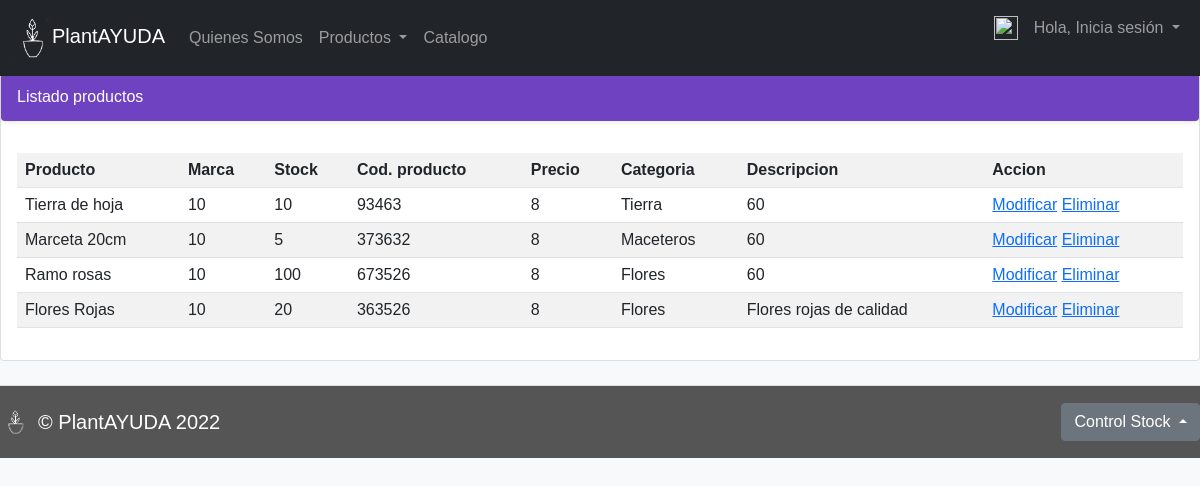
The page /listadoproductos/ on the database its author committed.
### core/models.py (models this page shows, shortened)
class Producto(models.Model):
    nombre = models.CharField(max_length=80)
    stock = models.IntegerField()
    precio = models.IntegerField()
    cod_producto = models.IntegerField()
    categoria = models.ForeignKey(Categoria, on_delete=CASCADE)
    marca = models.CharField(max_length=80)
    descripcion = models.TextField()
    imagen = models.ImageField(upload_to="articulos", null=True)

class Categoria(models.Model):
    nombre = models.CharField(max_length=80)
    def __str__(self):
        return self.nombre

### core/views.py (the view)
# urls.py: path('listadoproductos/', listadoproductos, name="listadoproductos"),
def listadoproductos(request):
    productos = Producto.objects.all()
    data = {
        'producto':productos
    }
    return render(request,'core/Inventario/listadoproductos.html', data)

### core/templates/core/Inventario/listadoproductos.html (shortened to what this page needs)
{% extends 'core/base.html' %}
{% block contenido %}
<div class="card">
    <div class="d-flex align-items-center p-3 my-3 text-white bg-purple rounded shadow-sm">
        <h1 class="h6 mb-0 text-white lh-1">Listado productos</h1>
    </div>
    <div class="card-body">
        <table class="table table-striped">
            <tr>
                <th>Producto</th>
                <th>Marca</th>
                <th>Stock</th>
                <th>Cod. producto</th>
                <th>Precio</th>
                <th>Categoria</th>
                <th>Descripcion</th>
                <th>Accion</th>
            </tr>
            {% for p in producto %}
            <tr>
                <td>{{ p.nombre }}</td>
                <td>{{ p.marca }}</td>
                <td>{{ p.stock }}</td>
                <td>{{ p.cod_producto }}</td>
                <td>{{ p.precio }}</td>
                <td>{{ p.categoria }}</td>
                <td>{{ p.descripcion}}</td>
                <td>
                    <a href="{% url 'modificarproductos' p.id %}">Modificar</a>
                    <a href="{% url 'eliminar_producto' p.id %}">Eliminar</a>
                </td>
            </tr>
            {% endfor%}
        </table>
    </div>
</div>
{% endblock %}

### core/templates/core/base.html (shortened to what this page needs)
<html id="fondo">
    <html lang="en">
        <head>
            {% load static %}
            <link rel="stylesheet" href="{% static 'core/' %}css/bootstrap.min.css" type="text/css">
            <link rel="stylesheet" href="{% static 'core/' %}js/bootstrap.bundle.min.js" type="text/css">
            <link rel="stylesheet" href="{% static 'core/' %}css/estilo.css" type="text/css">
            <link rel="stylesheet" href="{% static 'core/' %}css/carrusel.css" type="text/css">
             <link href="{% static 'core/' %}css/offcanvas.css" rel="stylesheet">
        </head>
        <body class="bg-light">
    <nav class="navbar navbar-expand-md fixed-top navbar-dark bg-dark" aria-label="Main navigation">
        <div class="container-fluid">
            <a class="navbar-brand" href="{% url 'home' %}"> <img src="{% static 'core/' %}imagen/ICONO.png" height="40">PlantAYUDA</a>
            <div class="navbar-collapse offcanvas-collapse" id="navbarsExampleDefault">
                <ul class="navbar-nav me-auto mb-2 mb-lg-0">
                    <li class="nav-item">
                        <a class="nav-link" href="{% url 'contacto' %}">Quienes Somos</a>
                    </li>
                    <li class="nav-item dropdown">
                        <a href="{% url 'productos' %}" class="nav-link dropdown-toggle" id="navbarDropdown" role="button" data-bs-toggle="dropdown" aria-expanded="false">
                            Productos
                        </a>
                    </li>
                    <li class="nav-item">
                        <a class="nav-link" href="{% url 'catalogo' %}">Catalogo</a>
                    </li>
                </ul>
                <ul>
                    <div class="navbar-collapse offcanvas-collapse" id="#navbarSideCollapse">
                        <ul class="navbar-nav me-auto mb-2 mb-lg-0">
                            <li class="nav-item">
                                <a href="#" class="nav-link text-white">
                                    <img src="{% static 'core/' %}imagen/carro.png" class="bi d-block mx-auto mb-1" width="24" height="24"><use xlink:href="#table"></use></img>
                                </a>
                            </li>
                            <li class="nav-item">
                                {% if user.is_authenticated %}
                                    <li class="nav-item dropdown">
                                        <a class="nav-link dropdown-toggle" href="#" id="navbarSupportedContent" role="button" data-bs-toggle="dropdown" aria-expanded="false">Hola, {{user.username}} </a>
                                        <ul class="dropdown-menu" aria-labelledby="navbarDropdown">
                                            <li><a href="{% url 'logout' %}" class="dropdown-item">Cerrar Sesión</a></li>
                                    </li>
                                {% else %}
                                    <li class="nav-item dropdown">
                                        <a href="#" class="nav-link dropdown-toggle" id="navbarDropdown" role="button" data-bs-toggle="dropdown" aria-expanded="false">
                                            Hola, Inicia sesión
                                        </a>
                                    </li>
                                {% endif %}
                            </li>
                        </ul>
                    </div>
                </ul>
            </div>
        </div>
    </nav>
            <div id="principal">
                {% block contenido  %}
                {% endblock contenido  %}
            </div>
            <div class="menu-footer-menu-container">
                <footer class="d-flex flex-wrap justify-content-between align-items-center py-3 my-4 border-top">
                    <div class="col-md-4 d-flex align-items-center">
                        <a href="/" class="mb-3 me-2 mb-md-0 text-muted text-decoration-none lh-1">
                            <img src="{% static 'core/' %}imagen/ICONO.png" class="bi" width="30" height="24"></img>
                        </a>
                        <span class="navbar-brand">  © PlantAYUDA 2022</span>
                    </div>
                    <div class="btn-group dropup">
                        <button type="button" class="btn btn-secondary dropdown-toggle" data-bs-toggle="dropdown" aria-expanded="false">
                          Control Stock
                        </button>
                    </div>
                </footer>
            </div>
        </body>
    </html>
</html>

### core/static/core/css/estilo.css (style rules this page uses)
footer { background-color: #555; color: white; padding:2em 0; }

### core/static/core/css/carrusel.css (style rules this page uses)
* { box-sizing: border-box }
body { font-family: Verdana, sans-serif; margin:0 }
img { vertical-align: middle; }

### core/static/core/css/offcanvas.css (style rules this page uses)
html, body { overflow-x: hidden; }
body { padding-top: 56px; }
.bg-purple { background-color: #6f42c1; }

### rows shown on the page
Producto: nombre "Tierra de hoja", marca "10", stock "10", cod_producto "93463", precio "8", categoria "Tierra", descripcion "60"
Producto: nombre "Marceta 20cm", marca "10", stock "5", cod_producto "373632", precio "8", categoria "Maceteros", descripcion "60"
Producto: nombre "Ramo rosas", marca "10", stock "100", cod_producto "673526", precio "8", categoria "Flores", descripcion "60"
Producto: nombre "Flores Rojas", marca "10", stock "20", cod_producto "363526", precio "8", categoria "Flores", descripcion "Flores rojas de calidad"
